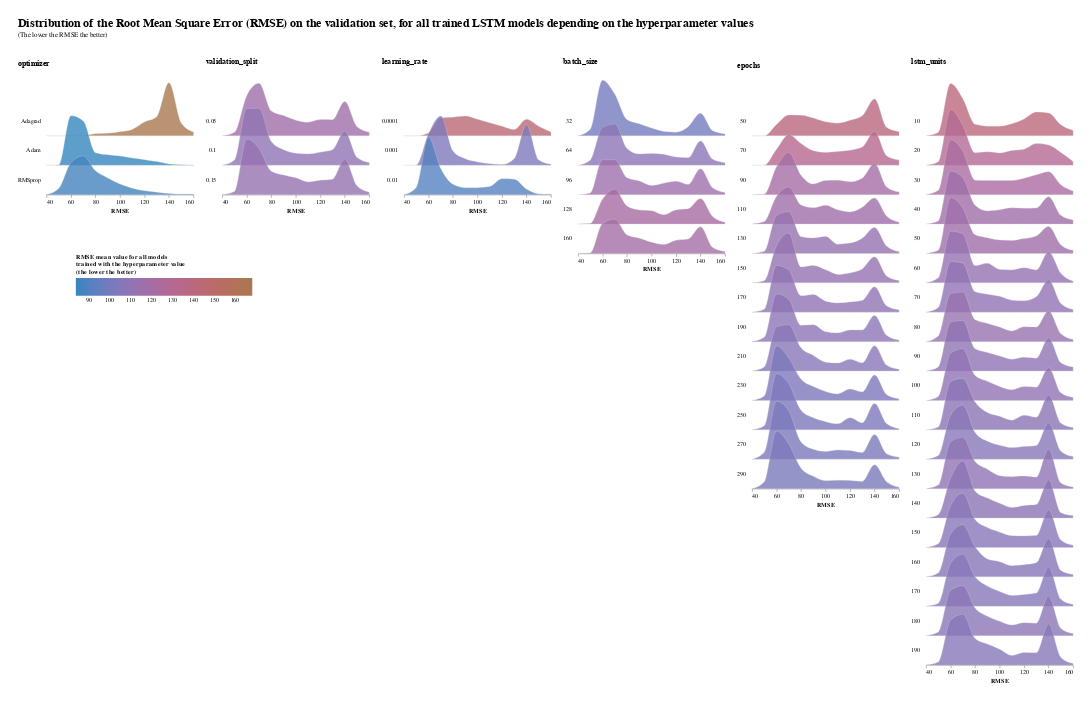

Notebook cell for this chart:
### Markdown cell above
## Sensitivity Analysis
We perform here an analysis of the best model's sensitivity to the following hyperparamters:
* the optimizer used (e.g. Adam RMSprop, Adagrad)
* the training validation datasets split
* the number of lstm units
* the learning rate
* the batch size
* the number of training epochs

To perform this analysis we trained 33,344 LSTM models for all possible combinations of those 6 hyperparameters on the best model, and recorded for each model, the Root Mean Square Error (RMSE) on the test set.
The results are stored in a CSV file available in the ../assets/tuning folder.

The below visualization displays for each hyperparameter value, the distribution of the RMSE, and the mean of RMSE (using the color), for all models trained with that hyperparameter value. This allows us to show if a specific hyperparameter tends to lead to lower or higher RMSE and to compare the distribution between two values of the same hyperparameters.

### Code cell
hpt_df = pd.read_csv(r"../assets/tuning/hpt_results.csv")
# We can discard some hyperparameter data to reduce the size of the visualization and improve readability
#hpt_df = hpt_df[hpt_df["epochs"].isin(range(50, 310, 40))]
#hpt_df = hpt_df[hpt_df["lstm_units"].isin(range(10, 200, 30))]
draw_hyperparameters_distribution(hpt_df, ["optimizer", "validation_split", "learning_rate", "batch_size", "epochs", "lstm_units"], legend_y_pos=250)

### Figure 1 — Vega-Lite specification as saved in the notebook (floating-point values rounded to 4 significant figures; data arrays with more than 128 entries replaced by an {"elided": "..."} marker saying what was removed)
{"config": {"view": {"continuousWidth": 400, "continuousHeight": 300, "stroke": null}, "facet": {"spacing": 0}}, "hconcat": [{"data": {"name": "data-761421952b85c431ec7716c71525982e"}, "facet": {"row": {"field": "hyperparameter_value", "header": {"labelAlign": "left", "labelAngle": 0}, "title": null, "type": "nominal"}}, "spec": {"mark": {"type": "area", "fillOpacity": 0.8, "interpolate": "monotone", "stroke": "lightgray", "strokeWidth": 0.5}, "encoding": {"fill": {"field": "rmse_mean", "legend": {"direction": "horizontal", "gradientLength": 300, "gradientThickness": 30, "legendX": 50, "legendY": 250, "orient": "none", "title": ["RMSE mean value for all models", "trained with the hyperparameter value", "(the lower the better)"], "titleLimit": 300}, "scale": {"range": ["#3586BD", "#A9784F"]}, "type": "quantitative"}, "x": {"axis": {"grid": false}, "field": "rmse_bin", "title": "RMSE", "type": "quantitative"}, "y": {"axis": null, "field": "count", "scale": {"range": [50, -50]}, "type": "quantitative"}}, "height": 50, "width": 250}, "bounds": "flush", "title": {"text": "optimizer", "dy": -20.0}}, {"data": {"name": "data-50f0c71e0797fa7a5e49d7d67a24fc86"}, "facet": {"row": {"field": "hyperparameter_value", "header": {"labelAlign": "left", "labelAngle": 0}, "title": null, "type": "quantitative"}}, "spec": {"mark": {"type": "area", "fillOpacity": 0.8, "interpolate": "monotone", "stroke": "lightgray", "strokeWidth": 0.5}, "encoding": {"fill": {"field": "rmse_mean", "legend": {"direction": "horizontal", "gradientLength": 300, "gradientThickness": 30, "legendX": 50, "legendY": 250, "orient": "none", "title": ["RMSE mean value for all models", "trained with the hyperparameter value", "(the lower the better)"], "titleLimit": 300}, "scale": {"range": ["#3586BD", "#A9784F"]}, "type": "quantitative"}, "x": {"axis": {"grid": false}, "field": "rmse_bin", "title": "RMSE", "type": "quantitative"}, "y": {"axis": null, "field": "count", "scale": {"range": [50, -50]}, "type": "quantitative"}}, "height": 50, "width": 250}, "bounds": "flush", "title": {"text": "validation_split", "dy": -25.22}}, {"data": {"name": "data-ef98ece8b4fefdc0025235e93ab0f072"}, "facet": {"row": {"field": "hyperparameter_value", "header": {"labelAlign": "left", "labelAngle": 0}, "title": null, "type": "quantitative"}}, "spec": {"mark": {"type": "area", "fillOpacity": 0.8, "interpolate": "monotone", "stroke": "lightgray", "strokeWidth": 0.5}, "encoding": {"fill": {"field": "rmse_mean", "legend": {"direction": "horizontal", "gradientLength": 300, "gradientThickness": 30, "legendX": 50, "legendY": 250, "orient": "none", "title": ["RMSE mean value for all models", "trained with the hyperparameter value", "(the lower the better)"], "titleLimit": 300}, "scale": {"range": ["#3586BD", "#A9784F"]}, "type": "quantitative"}, "x": {"axis": {"grid": false}, "field": "rmse_bin", "title": "RMSE", "type": "quantitative"}, "y": {"axis": null, "field": "count", "scale": {"range": [50, -50]}, "type": "quantitative"}}, "height": 50, "width": 250}, "bounds": "flush", "title": {"text": "learning_rate", "dy": -65.79}}, {"data": {"name": "data-fbc65f232e89c5f580e19bb9b214260b"}, "facet": {"row": {"field": "hyperparameter_value", "header": {"labelAlign": "left", "labelAngle": 0}, "title": null, "type": "quantitative"}}, "spec": {"mark": {"type": "area", "fillOpacity": 0.8, "interpolate": "monotone", "stroke": "lightgray", "strokeWidth": 0.5}, "encoding": {"fill": {"field": "rmse_mean", "legend": {"direction": "horizontal", "gradientLength": 300, "gradientThickness": 30, "legendX": 50, "legendY": 250, "orient": "none", "title": ["RMSE mean value for all models", "trained with the hyperparameter value", "(the lower the better)"], "titleLimit": 300}, "scale": {"range": ["#3586BD", "#A9784F"]}, "type": "quantitative"}, "x": {"axis": {"grid": false}, "field": "rmse_bin", "title": "RMSE", "type": "quantitative"}, "y": {"axis": null, "field": "count", "scale": {"range": [50, -50]}, "type": "quantitative"}}, "height": 50, "width": 250}, "bounds": "flush", "title": {"text": "batch_size", "dy": -20.0}}, {"data": {"name": "data-9a1d4dd5437d06ad01f6301893757500"}, "facet": {"row": {"field": "hyperparameter_value", "header": {"labelAlign": "left", "labelAngle": 0}, "title": null, "type": "quantitative"}}, "spec": {"mark": {"type": "area", "fillOpacity": 0.8, "interpolate": "monotone", "stroke": "lightgray", "strokeWidth": 0.5}, "encoding": {"fill": {"field": "rmse_mean", "legend": {"direction": "horizontal", "gradientLength": 300, "gradientThickness": 30, "legendX": 50, "legendY": 250, "orient": "none", "title": ["RMSE mean value for all models", "trained with the hyperparameter value", "(the lower the better)"], "titleLimit": 300}, "scale": {"range": ["#3586BD", "#A9784F"]}, "type": "quantitative"}, "x": {"axis": {"grid": false}, "field": "rmse_bin", "title": "RMSE", "type": "quantitative"}, "y": {"axis": null, "field": "count", "scale": {"range": [50, -50]}, "type": "quantitative"}}, "height": 50, "width": 250}, "bounds": "flush", "title": {"text": "epochs", "dy": -45.57}}, {"data": {"name": "data-911c91e82c448254df520b3f252e4463"}, "facet": {"row": {"field": "hyperparameter_value", "header": {"labelAlign": "left", "labelAngle": 0}, "title": null, "type": "quantitative"}}, "spec": {"mark": {"type": "area", "fillOpacity": 0.8, "interpolate": "monotone", "stroke": "lightgray", "strokeWidth": 0.5}, "encoding": {"fill": {"field": "rmse_mean", "legend": {"direction": "horizontal", "gradientLength": 300, "gradientThickness": 30, "legendX": 50, "legendY": 250, "orient": "none", "title": ["RMSE mean value for all models", "trained with the hyperparameter value", "(the lower the better)"], "titleLimit": 300}, "scale": {"range": ["#3586BD", "#A9784F"]}, "type": "quantitative"}, "x": {"axis": {"grid": false}, "field": "rmse_bin", "title": "RMSE", "type": "quantitative"}, "y": {"axis": null, "field": "count", "scale": {"range": [50, -50]}, "type": "quantitative"}}, "height": 50, "width": 250}, "bounds": "flush", "title": {"text": "lstm_units", "dy": -25.77}}], "padding": 30, "title": {"text": ["Distribution of the Root Mean Square Error (RMSE) on the validation set, for all trained LSTM models depending on the hyperparameter values"], "subtitle": ["(The lower the RMSE the better)"], "anchor": "start", "fontSize": 20, "fontWeight": "bold", "dy": -30}, "$schema": "https://vega.github.io/schema/vega-lite/v4.17.0.json", "datasets": {"data-761421952b85c431ec7716c71525982e": [{"hyperparameter_name": "optimizer", "hyperparameter_value": "Adagrad", "rmse_mean": 168.3, "rmse_bin": 70.0, "count": 11}, {"hyperparameter_name": "optimizer", "hyperparameter_value": "Adagrad", "rmse_mean": 168.3, "rmse_bin": 80.0, "count": 164}, {"hyperparameter_name": "optimizer", "hyperparameter_value": "Adagrad", "rmse_mean": 168.3, "rmse_bin": 90.0, "count": 189}, {"hyperparameter_name": "optimizer", "hyperparameter_value": "Adagrad", "rmse_mean": 168.3, "rmse_bin": 100.0, "count": 310}, {"hyperparameter_name": "optimizer", "hyperparameter_value": "Adagrad", "rmse_mean": 168.3, "rmse_bin": 110.0, "count": 493}, {"hyperparameter_name": "optimizer", "hyperparameter_value": "Adagrad", "rmse_mean": 168.3, "rmse_bin": 120.0, "count": 1060}, {"hyperparameter_name": "optimizer", "hyperparameter_value": "Adagrad", "rmse_mean": 168.3, "rmse_bin": 130.0, "count": 1461}, {"hyperparameter_name": "optimizer", "hyperparameter_value": "Adagrad", "rmse_mean": 168.3, "rmse_bin": 140.0, "count": 4066}, {"hyperparameter_name": "optimizer", "hyperparameter_value": "Adagrad", "rmse_mean": 168.3, "rmse_bin": 150.0, "count": 984}, {"hyperparameter_name": "optimizer", "hyperparameter_value": "Adagrad", "rmse_mean": 168.3, "rmse_bin": 160.0, "count": 297}, {"hyperparameter_name": "optimizer", "hyperparameter_value": "Adam", "rmse_mean": 83.74, "rmse_bin": 50.0, "count": 18}, {"hyperparameter_name": "optimizer", "hyperparameter_value": "Adam", "rmse_mean": 83.74, "rmse_bin": 60.0, "count": 3783}, {"hyperparameter_name": "optimizer", "hyperparameter_value": "Adam", "rmse_mean": 83.74, "rmse_bin": 70.0, "count": 3389}, {"hyperparameter_name": "optimizer", "hyperparameter_value": "Adam", "rmse_mean": 83.74, "rmse_bin": 80.0, "count": 960}, {"hyperparameter_name": "optimizer", "hyperparameter_value": "Adam", "rmse_mean": 83.74, "rmse_bin": 90.0, "count": 798}, {"hyperparameter_name": "optimizer", "hyperparameter_value": "Adam", "rmse_mean": 83.74, "rmse_bin": 100.0, "count": 703}, {"hyperparameter_name": "optimizer", "hyperparameter_value": "Adam", "rmse_mean": 83.74, "rmse_bin": 110.0, "count": 549}, {"hyperparameter_name": "optimizer", "hyperparameter_value": "Adam", "rmse_mean": 83.74, "rmse_bin": 120.0, "count": 426}, {"hyperparameter_name": "optimizer", "hyperparameter_value": "Adam", "rmse_mean": 83.74, "rmse_bin": 130.0, "count": 276}, {"hyperparameter_name": "optimizer", "hyperparameter_value": "Adam", "rmse_mean": 83.74, "rmse_bin": 140.0, "count": 101}, {"hyperparameter_name": "optimizer", "hyperparameter_value": "Adam", "rmse_mean": 83.74, "rmse_bin": 150.0, "count": 30}, {"hyperparameter_name": "optimizer", "hyperparameter_value": "Adam", "rmse_mean": 83.74, "rmse_bin": 160.0, "count": 16}, {"hyperparameter_name": "optimizer", "hyperparameter_value": "RMSprop", "rmse_mean": 86.88, "rmse_bin": 40.0, "count": 1}, {"hyperparameter_name": "optimizer", "hyperparameter_value": "RMSprop", "rmse_mean": 86.88, "rmse_bin": 50.0, "count": 470}, {"hyperparameter_name": "optimizer", "hyperparameter_value": "RMSprop", "rmse_mean": 86.88, "rmse_bin": 60.0, "count": 2445}, {"hyperparameter_name": "optimizer", "hyperparameter_value": "RMSprop", "rmse_mean": 86.88, "rmse_bin": 70.0, "count": 2958}, {"hyperparameter_name": "optimizer", "hyperparameter_value": "RMSprop", "rmse_mean": 86.88, "rmse_bin": 80.0, "count": 1818}, {"hyperparameter_name": "optimizer", "hyperparameter_value": "RMSprop", "rmse_mean": 86.88, "rmse_bin": 90.0, "count": 1274}, {"hyperparameter_name": "optimizer", "hyperparameter_value": "RMSprop", "rmse_mean": 86.88, "rmse_bin": 100.0, "count": 804}, {"hyperparameter_name": "optimizer", "hyperparameter_value": "RMSprop", "rmse_mean": 86.88, "rmse_bin": 110.0, "count": 491}, {"hyperparameter_name": "optimizer", "hyperparameter_value": "RMSprop", "rmse_mean": 86.88, "rmse_bin": 120.0, "count": 296}, {"hyperparameter_name": "optimizer", "hyperparameter_value": "RMSprop", "rmse_mean": 86.88, "rmse_bin": 130.0, "count": 185}, {"hyperparameter_name": "optimizer", "hyperparameter_value": "RMSprop", "rmse_mean": 86.88, "rmse_bin": 140.0, "count": 78}, {"hyperparameter_name": "optimizer", "hyperparameter_value": "RMSprop", "rmse_mean": 86.88, "rmse_bin": 150.0, "count": 34}, {"hyperparameter_name": "optimizer", "hyperparameter_value": "RMSprop", "rmse_mean": 86.88, "rmse_bin": 160.0, "count": 41}], "data-50f0c71e0797fa7a5e49d7d67a24fc86": [{"hyperparameter_name": "validation_split", "hyperparameter_value": 0.05, "rmse_mean": 116.3, "rmse_bin": 50.0, "count": 141}, {"hyperparameter_name": "validation_split", "hyperparameter_value": 0.05, "rmse_mean": 116.3, "rmse_bin": 60.0, "count": 1640}, {"hyperparameter_name": "validation_split", "hyperparameter_value": 0.05, "rmse_mean": 116.3, "rmse_bin": 70.0, "count": 2149}, {"hyperparameter_name": "validation_split", "hyperparameter_value": 0.05, "rmse_mean": 116.3, "rmse_bin": 80.0, "count": 1017}, {"hyperparameter_name": "validation_split", "hyperparameter_value": 0.05, "rmse_mean": 116.3, "rmse_bin": 90.0, "count": 826}, {"hyperparameter_name": "validation_split", "hyperparameter_value": 0.05, "rmse_mean": 116.3, "rmse_bin": 100.0, "count": 640}, {"hyperparameter_name": "validation_split", "hyperparameter_value": 0.05, "rmse_mean": 116.3, "rmse_bin": 110.0, "count": 552}, {"hyperparameter_name": "validation_split", "hyperparameter_value": 0.05, "rmse_mean": 116.3, "rmse_bin": 120.0, "count": 663}, {"hyperparameter_name": "validation_split", "hyperparameter_value": 0.05, "rmse_mean": 116.3, "rmse_bin": 130.0, "count": 660}, {"hyperparameter_name": "validation_split", "hyperparameter_value": 0.05, "rmse_mean": 116.3, "rmse_bin": 140.0, "count": 1401}, {"hyperparameter_name": "validation_split", "hyperparameter_value": 0.05, "rmse_mean": 116.3, "rmse_bin": 150.0, "count": 374}, {"hyperparameter_name": "validation_split", "hyperparameter_value": 0.05, "rmse_mean": 116.3, "rmse_bin": 160.0, "count": 149}, {"hyperparameter_name": "validation_split", "hyperparameter_value": 0.1, "rmse_mean": 109.9, "rmse_bin": 40.0, "count": 1}, {"hyperparameter_name": "validation_split", "hyperparameter_value": 0.1, "rmse_mean": 109.9, "rmse_bin": 50.0, "count": 217}, {"hyperparameter_name": "validation_split", "hyperparameter_value": 0.1, "rmse_mean": 109.9, "rmse_bin": 60.0, "count": 2318}, {"hyperparameter_name": "validation_split", "hyperparameter_value": 0.1, "rmse_mean": 109.9, "rmse_bin": 70.0, "count": 2322}, {"hyperparameter_name": "validation_split", "hyperparameter_value": 0.1, "rmse_mean": 109.9, "rmse_bin": 80.0, "count": 967}, {"hyperparameter_name": "validation_split", "hyperparameter_value": 0.1, "rmse_mean": 109.9, "rmse_bin": 90.0, "count": 635}, {"hyperparameter_name": "validation_split", "hyperparameter_value": 0.1, "rmse_mean": 109.9, "rmse_bin": 100.0, "count": 491}, {"hyperparameter_name": "validation_split", "hyperparameter_value": 0.1, "rmse_mean": 109.9, "rmse_bin": 110.0, "count": 462}, {"hyperparameter_name": "validation_split", "hyperparameter_value": 0.1, "rmse_mean": 109.9, "rmse_bin": 120.0, "count": 533}, {"hyperparameter_name": "validation_split", "hyperparameter_value": 0.1, "rmse_mean": 109.9, "rmse_bin": 130.0, "count": 631}, {"hyperparameter_name": "validation_split", "hyperparameter_value": 0.1, "rmse_mean": 109.9, "rmse_bin": 140.0, "count": 1397}, {"hyperparameter_name": "validation_split", "hyperparameter_value": 0.1, "rmse_mean": 109.9, "rmse_bin": 150.0, "count": 316}, {"hyperparameter_name": "validation_split", "hyperparameter_value": 0.1, "rmse_mean": 109.9, "rmse_bin": 160.0, "count": 107}, {"hyperparameter_name": "validation_split", "hyperparameter_value": 0.15, "rmse_mean": 112.7, "rmse_bin": 50.0, "count": 130}, {"hyperparameter_name": "validation_split", "hyperparameter_value": 0.15, "rmse_mean": 112.7, "rmse_bin": 60.0, "count": 2270}, {"hyperparameter_name": "validation_split", "hyperparameter_value": 0.15, "rmse_mean": 112.7, "rmse_bin": 70.0, "count": 1887}, {"hyperparameter_name": "validation_split", "hyperparameter_value": 0.15, "rmse_mean": 112.7, "rmse_bin": 80.0, "count": 958}, {"hyperparameter_name": "validation_split", "hyperparameter_value": 0.15, "rmse_mean": 112.7, "rmse_bin": 90.0, "count": 800}, {"hyperparameter_name": "validation_split", "hyperparameter_value": 0.15, "rmse_mean": 112.7, "rmse_bin": 100.0, "count": 686}, {"hyperparameter_name": "validation_split", "hyperparameter_value": 0.15, "rmse_mean": 112.7, "rmse_bin": 110.0, "count": 519}, {"hyperparameter_name": "validation_split", "hyperparameter_value": 0.15, "rmse_mean": 112.7, "rmse_bin": 120.0, "count": 586}, {"hyperparameter_name": "validation_split", "hyperparameter_value": 0.15, "rmse_mean": 112.7, "rmse_bin": 130.0, "count": 631}, {"hyperparameter_name": "validation_split", "hyperparameter_value": 0.15, "rmse_mean": 112.7, "rmse_bin": 140.0, "count": 1447}, {"hyperparameter_name": "validation_split", "hyperparameter_value": 0.15, "rmse_mean": 112.7, "rmse_bin": 150.0, "count": 358}, {"hyperparameter_name": "validation_split", "hyperparameter_value": 0.15, "rmse_mean": 112.7, "rmse_bin": 160.0, "count": 98}], "data-ef98ece8b4fefdc0025235e93ab0f072": [{"hyperparameter_name": "learning_rate", "hyperparameter_value": 0.0001, "rmse_mean": 144.3, "rmse_bin": 60.0, "count": 198}, {"hyperparameter_name": "learning_rate", "hyperparameter_value": 0.0001, "rmse_mean": 144.3, "rmse_bin": 70.0, "count": 1224}, {"hyperparameter_name": "learning_rate", "hyperparameter_value": 0.0001, "rmse_mean": 144.3, "rmse_bin": 80.0, "count": 1269}, {"hyperparameter_name": "learning_rate", "hyperparameter_value": 0.0001, "rmse_mean": 144.3, "rmse_bin": 90.0, "count": 1348}, {"hyperparameter_name": "learning_rate", "hyperparameter_value": 0.0001, "rmse_mean": 144.3, "rmse_bin": 100.0, "count": 1122}, {"hyperparameter_name": "learning_rate", "hyperparameter_value": 0.0001, "rmse_mean": 144.3, "rmse_bin": 110.0, "count": 891}, {"hyperparameter_name": "learning_rate", "hyperparameter_value": 0.0001, "rmse_mean": 144.3, "rmse_bin": 120.0, "count": 652}, {"hyperparameter_name": "learning_rate", "hyperparameter_value": 0.0001, "rmse_mean": 144.3, "rmse_bin": 130.0, "count": 423}, {"hyperparameter_name": "learning_rate", "hyperparameter_value": 0.0001, "rmse_mean": 144.3, "rmse_bin": 140.0, "count": 1123}, {"hyperparameter_name": "learning_rate", "hyperparameter_value": 0.0001, "rmse_mean": 144.3, "rmse_bin": 150.0, "count": 645}, {"hyperparameter_name": "learning_rate", "hyperparameter_value": 0.0001, "rmse_mean": 144.3, "rmse_bin": 160.0, "count": 258}, {"hyperparameter_name": "learning_rate", "hyperparameter_value": 0.001, "rmse_mean": 103.4, "rmse_bin": 60.0, "count": 2133}, {"hyperparameter_name": "learning_rate", "hyperparameter_value": 0.001, "rmse_mean": 103.4, "rmse_bin": 70.0, "count": 3349}, {"hyperparameter_name": "learning_rate", "hyperparameter_value": 0.001, "rmse_mean": 103.4, "rmse_bin": 80.0, "count": 967}, {"hyperparameter_name": "learning_rate", "hyperparameter_value": 0.001, "rmse_mean": 103.4, "rmse_bin": 90.0, "count": 439}, {"hyperparameter_name": "learning_rate", "hyperparameter_value": 0.001, "rmse_mean": 103.4, "rmse_bin": 100.0, "count": 222}, {"hyperparameter_name": "learning_rate", "hyperparameter_value": 0.001, "rmse_mean": 103.4, "rmse_bin": 110.0, "count": 94}, {"hyperparameter_name": "learning_rate", "hyperparameter_value": 0.001, "rmse_mean": 103.4, "rmse_bin": 120.0, "count": 44}, {"hyperparameter_name": "learning_rate", "hyperparameter_value": 0.001, "rmse_mean": 103.4, "rmse_bin": 130.0, "count": 445}, {"hyperparameter_name": "learning_rate", "hyperparameter_value": 0.001, "rmse_mean": 103.4, "rmse_bin": 140.0, "count": 2742}, {"hyperparameter_name": "learning_rate", "hyperparameter_value": 0.001, "rmse_mean": 103.4, "rmse_bin": 150.0, "count": 353}, {"hyperparameter_name": "learning_rate", "hyperparameter_value": 0.001, "rmse_mean": 103.4, "rmse_bin": 160.0, "count": 62}, {"hyperparameter_name": "learning_rate", "hyperparameter_value": 0.01, "rmse_mean": 91.14, "rmse_bin": 40.0, "count": 1}, {"hyperparameter_name": "learning_rate", "hyperparameter_value": 0.01, "rmse_mean": 91.14, "rmse_bin": 50.0, "count": 488}, {"hyperparameter_name": "learning_rate", "hyperparameter_value": 0.01, "rmse_mean": 91.14, "rmse_bin": 60.0, "count": 3897}, {"hyperparameter_name": "learning_rate", "hyperparameter_value": 0.01, "rmse_mean": 91.14, "rmse_bin": 70.0, "count": 1785}, {"hyperparameter_name": "learning_rate", "hyperparameter_value": 0.01, "rmse_mean": 91.14, "rmse_bin": 80.0, "count": 706}, {"hyperparameter_name": "learning_rate", "hyperparameter_value": 0.01, "rmse_mean": 91.14, "rmse_bin": 90.0, "count": 474}, {"hyperparameter_name": "learning_rate", "hyperparameter_value": 0.01, "rmse_mean": 91.14, "rmse_bin": 100.0, "count": 473}, {"hyperparameter_name": "learning_rate", "hyperparameter_value": 0.01, "rmse_mean": 91.14, "rmse_bin": 110.0, "count": 548}, {"hyperparameter_name": "learning_rate", "hyperparameter_value": 0.01, "rmse_mean": 91.14, "rmse_bin": 120.0, "count": 1086}, {"hyperparameter_name": "learning_rate", "hyperparameter_value": 0.01, "rmse_mean": 91.14, "rmse_bin": 130.0, "count": 1054}, {"hyperparameter_name": "learning_rate", "hyperparameter_value": 0.01, "rmse_mean": 91.14, "rmse_bin": 140.0, "count": 380}, {"hyperparameter_name": "learning_rate", "hyperparameter_value": 0.01, "rmse_mean": 91.14, "rmse_bin": 150.0, "count": 50}, {"hyperparameter_name": "learning_rate", "hyperparameter_value": 0.01, "rmse_mean": 91.14, "rmse_bin": 160.0, "count": 34}], "data-fbc65f232e89c5f580e19bb9b214260b": [{"hyperparameter_name": "batch_size", "hyperparameter_value": 32.0, "rmse_mean": 100.3, "rmse_bin": 40.0, "count": 1}, {"hyperparameter_name": "batch_size", "hyperparameter_value": 32.0, "rmse_mean": 100.3, "rmse_bin": 50.0, "count": 226}, {"hyperparameter_name": "batch_size", "hyperparameter_value": 32.0, "rmse_mean": 100.3, "rmse_bin": 60.0, "count": 1894}, {"hyperparameter_name": "batch_size", "hyperparameter_value": 32.0, "rmse_mean": 100.3, "rmse_bin": 70.0, "count": 1420}, {"hyperparameter_name": "batch_size", "hyperparameter_value": 32.0, "rmse_mean": 100.3, "rmse_bin": 80.0, "count": 548}, {"hyperparameter_name": "batch_size", "hyperparameter_value": 32.0, "rmse_mean": 100.3, "rmse_bin": 90.0, "count": 412}, {"hyperparameter_name": "batch_size", "hyperparameter_value": 32.0, "rmse_mean": 100.3, "rmse_bin": 100.0, "count": 266}, {"hyperparameter_name": "batch_size", "hyperparameter_value": 32.0, "rmse_mean": 100.3, "rmse_bin": 110.0, "count": 151}, {"hyperparameter_name": "batch_size", "hyperparameter_value": 32.0, "rmse_mean": 100.3, "rmse_bin": 120.0, "count": 125}, {"hyperparameter_name": "batch_size", "hyperparameter_value": 32.0, "rmse_mean": 100.3, "rmse_bin": 130.0, "count": 313}, {"hyperparameter_name": "batch_size", "hyperparameter_value": 32.0, "rmse_mean": 100.3, "rmse_bin": 140.0, "count": 766}, {"hyperparameter_name": "batch_size", "hyperparameter_value": 32.0, "rmse_mean": 100.3, "rmse_bin": 150.0, "count": 169}, {"hyperparameter_name": "batch_size", "hyperparameter_value": 32.0, "rmse_mean": 100.3, "rmse_bin": 160.0, "count": 66}, {"hyperparameter_name": "batch_size", "hyperparameter_value": 64.0, "rmse_mean": 108.7, "rmse_bin": 50.0, "count": 173}, {"hyperparameter_name": "batch_size", "hyperparameter_value": 64.0, "rmse_mean": 108.7, "rmse_bin": 60.0, "count": 1288}, {"hyperparameter_name": "batch_size", "hyperparameter_value": 64.0, "rmse_mean": 108.7, "rmse_bin": 70.0, "count": 1401}, {"hyperparameter_name": "batch_size", "hyperparameter_value": 64.0, "rmse_mean": 108.7, "rmse_bin": 80.0, "count": 573}, {"hyperparameter_name": "batch_size", "hyperparameter_value": 64.0, "rmse_mean": 108.7, "rmse_bin": 90.0, "count": 384}, {"hyperparameter_name": "batch_size", "hyperparameter_value": 64.0, "rmse_mean": 108.7, "rmse_bin": 100.0, "count": 402}, {"hyperparameter_name": "batch_size", "hyperparameter_value": 64.0, "rmse_mean": 108.7, "rmse_bin": 110.0, "count": 371}, {"hyperparameter_name": "batch_size", "hyperparameter_value": 64.0, "rmse_mean": 108.7, "rmse_bin": 120.0, "count": 276}, {"hyperparameter_name": "batch_size", "hyperparameter_value": 64.0, "rmse_mean": 108.7, "rmse_bin": 130.0, "count": 255}, {"hyperparameter_name": "batch_size", "hyperparameter_value": 64.0, "rmse_mean": 108.7, "rmse_bin": 140.0, "count": 826}, {"hyperparameter_name": "batch_size", "hyperparameter_value": 64.0, "rmse_mean": 108.7, "rmse_bin": 150.0, "count": 200}, {"hyperparameter_name": "batch_size", "hyperparameter_value": 64.0, "rmse_mean": 108.7, "rmse_bin": 160.0, "count": 85}, {"hyperparameter_name": "batch_size", "hyperparameter_value": 96.0, "rmse_mean": 115.8, "rmse_bin": 50.0, "count": 56}, {"hyperparameter_name": "batch_size", "hyperparameter_value": 96.0, "rmse_mean": 115.8, "rmse_bin": 60.0, "count": 1190}, {"hyperparameter_name": "batch_size", "hyperparameter_value": 96.0, "rmse_mean": 115.8, "rmse_bin": 70.0, "count": 1189}, {"hyperparameter_name": "batch_size", "hyperparameter_value": 96.0, "rmse_mean": 115.8, "rmse_bin": 80.0, "count": 578}, {"hyperparameter_name": "batch_size", "hyperparameter_value": 96.0, "rmse_mean": 115.8, "rmse_bin": 90.0, "count": 466}, {"hyperparameter_name": "batch_size", "hyperparameter_value": 96.0, "rmse_mean": 115.8, "rmse_bin": 100.0, "count": 313}, {"hyperparameter_name": "batch_size", "hyperparameter_value": 96.0, "rmse_mean": 115.8, "rmse_bin": 110.0, "count": 390}, {"hyperparameter_name": "batch_size", "hyperparameter_value": 96.0, "rmse_mean": 115.8, "rmse_bin": 120.0, "count": 454}, {"hyperparameter_name": "batch_size", "hyperparameter_value": 96.0, "rmse_mean": 115.8, "rmse_bin": 130.0, "count": 346}, {"hyperparameter_name": "batch_size", "hyperparameter_value": 96.0, "rmse_mean": 115.8, "rmse_bin": 140.0, "count": 879}, {"hyperparameter_name": "batch_size", "hyperparameter_value": 96.0, "rmse_mean": 115.8, "rmse_bin": 150.0, "count": 229}, {"hyperparameter_name": "batch_size", "hyperparameter_value": 96.0, "rmse_mean": 115.8, "rmse_bin": 160.0, "count": 75}, {"hyperparameter_name": "batch_size", "hyperparameter_value": 128.0, "rmse_mean": 121.4, "rmse_bin": 50.0, "count": 17}, {"hyperparameter_name": "batch_size", "hyperparameter_value": 128.0, "rmse_mean": 121.4, "rmse_bin": 60.0, "count": 840}, {"hyperparameter_name": "batch_size", "hyperparameter_value": 128.0, "rmse_mean": 121.4, "rmse_bin": 70.0, "count": 1183}, {"hyperparameter_name": "batch_size", "hyperparameter_value": 128.0, "rmse_mean": 121.4, "rmse_bin": 80.0, "count": 612}, {"hyperparameter_name": "batch_size", "hyperparameter_value": 128.0, "rmse_mean": 121.4, "rmse_bin": 90.0, "count": 479}, {"hyperparameter_name": "batch_size", "hyperparameter_value": 128.0, "rmse_mean": 121.4, "rmse_bin": 100.0, "count": 454}, {"hyperparameter_name": "batch_size", "hyperparameter_value": 128.0, "rmse_mean": 121.4, "rmse_bin": 110.0, "count": 318}, {"hyperparameter_name": "batch_size", "hyperparameter_value": 128.0, "rmse_mean": 121.4, "rmse_bin": 120.0, "count": 481}, {"hyperparameter_name": "batch_size", "hyperparameter_value": 128.0, "rmse_mean": 121.4, "rmse_bin": 130.0, "count": 518}, {"hyperparameter_name": "batch_size", "hyperparameter_value": 128.0, "rmse_mean": 121.4, "rmse_bin": 140.0, "count": 867}, {"hyperparameter_name": "batch_size", "hyperparameter_value": 128.0, "rmse_mean": 121.4, "rmse_bin": 150.0, "count": 250}, {"hyperparameter_name": "batch_size", "hyperparameter_value": 128.0, "rmse_mean": 121.4, "rmse_bin": 160.0, "count": 63}, {"hyperparameter_name": "batch_size", "hyperparameter_value": 160.0, "rmse_mean": 118.6, "rmse_bin": 50.0, "count": 16}, {"hyperparameter_name": "batch_size", "hyperparameter_value": 160.0, "rmse_mean": 118.6, "rmse_bin": 60.0, "count": 1016}, {"hyperparameter_name": "batch_size", "hyperparameter_value": 160.0, "rmse_mean": 118.6, "rmse_bin": 70.0, "count": 1165}, {"hyperparameter_name": "batch_size", "hyperparameter_value": 160.0, "rmse_mean": 118.6, "rmse_bin": 80.0, "count": 631}, {"hyperparameter_name": "batch_size", "hyperparameter_value": 160.0, "rmse_mean": 118.6, "rmse_bin": 90.0, "count": 520}, {"hyperparameter_name": "batch_size", "hyperparameter_value": 160.0, "rmse_mean": 118.6, "rmse_bin": 100.0, "count": 382}, {"hyperparameter_name": "batch_size", "hyperparameter_value": 160.0, "rmse_mean": 118.6, "rmse_bin": 110.0, "count": 303}, {"hyperparameter_name": "batch_size", "hyperparameter_value": 160.0, "rmse_mean": 118.6, "rmse_bin": 120.0, "count": 446}, {"hyperparameter_name": "batch_size", "hyperparameter_value": 160.0, "rmse_mean": 118.6, "rmse_bin": 130.0, "count": 490}, {"hyperparameter_name": "batch_size", "hyperparameter_value": 160.0, "rmse_mean": 118.6, "rmse_bin": 140.0, "count": 907}, {"hyperparameter_name": "batch_size", "hyperparameter_value": 160.0, "rmse_mean": 118.6, "rmse_bin": 150.0, "count": 200}, {"hyperparameter_name": "batch_size", "hyperparameter_value": 160.0, "rmse_mean": 118.6, "rmse_bin": 160.0, "count": 65}], "data-9a1d4dd5437d06ad01f6301893757500": {"elided": "155 records"}, "data-911c91e82c448254df520b3f252e4463": {"elided": "229 records"}}}
